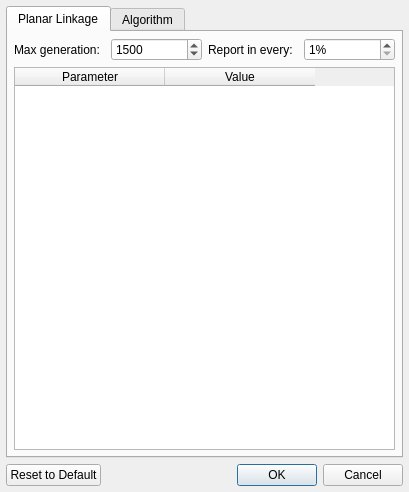
<?xml version="1.0" encoding="UTF-8"?>
<ui version="4.0">
 <class>Dialog</class>
 <widget class="QDialog" name="Dialog">
  <property name="geometry">
   <rect>
    <x>0</x>
    <y>0</y>
    <width>409</width>
    <height>492</height>
   </rect>
  </property>
  <property name="minimumSize">
   <size>
    <width>409</width>
    <height>492</height>
   </size>
  </property>
  <property name="maximumSize">
   <size>
    <width>409</width>
    <height>492</height>
   </size>
  </property>
  <property name="windowTitle">
   <string>Options</string>
  </property>
  <property name="windowIcon">
   <iconset resource="../../../icons.qrc">
    <normaloff>:/icons/bezier.png</normaloff>:/icons/bezier.png</iconset>
  </property>
  <property name="modal">
   <bool>true</bool>
  </property>
  <layout class="QVBoxLayout" name="verticalLayout">
   <property name="leftMargin">
    <number>6</number>
   </property>
   <property name="topMargin">
    <number>6</number>
   </property>
   <property name="rightMargin">
    <number>6</number>
   </property>
   <property name="bottomMargin">
    <number>6</number>
   </property>
   <item>
    <widget class="QTabWidget" name="tabWidget">
     <property name="currentIndex">
      <number>0</number>
     </property>
     <widget class="QWidget" name="planarlinkage">
      <attribute name="title">
       <string>Planar Linkage</string>
      </attribute>
      <layout class="QVBoxLayout" name="verticalLayout_2">
       <property name="leftMargin">
        <number>6</number>
       </property>
       <property name="topMargin">
        <number>6</number>
       </property>
       <property name="rightMargin">
        <number>6</number>
       </property>
       <property name="bottomMargin">
        <number>6</number>
       </property>
       <item>
        <layout class="QHBoxLayout" name="horizontalLayout_2">
         <item>
          <widget class="QLabel" name="label_16">
           <property name="text">
            <string>Max generation: </string>
           </property>
          </widget>
         </item>
         <item>
          <widget class="QSpinBox" name="maxGen">
           <property name="minimum">
            <number>1000</number>
           </property>
           <property name="maximum">
            <number>10000</number>
           </property>
           <property name="singleStep">
            <number>100</number>
           </property>
           <property name="value">
            <number>1500</number>
           </property>
          </widget>
         </item>
         <item>
          <widget class="QLabel" name="label_17">
           <property name="text">
            <string>Report in every: </string>
           </property>
          </widget>
         </item>
         <item>
          <widget class="QSpinBox" name="report">
           <property name="suffix">
            <string>%</string>
           </property>
           <property name="minimum">
            <number>1</number>
           </property>
           <property name="maximum">
            <number>10</number>
           </property>
           <property name="value">
            <number>1</number>
           </property>
          </widget>
         </item>
        </layout>
       </item>
       <item>
        <widget class="QTableWidget" name="PLTable">
         <attribute name="horizontalHeaderDefaultSectionSize">
          <number>150</number>
         </attribute>
         <attribute name="horizontalHeaderMinimumSectionSize">
          <number>150</number>
         </attribute>
         <column>
          <property name="text">
           <string>Parameter</string>
          </property>
         </column>
         <column>
          <property name="text">
           <string>Value</string>
          </property>
         </column>
        </widget>
       </item>
      </layout>
     </widget>
     <widget class="QWidget" name="algorithm">
      <attribute name="title">
       <string>Algorithm</string>
      </attribute>
      <layout class="QVBoxLayout" name="verticalLayout_3">
       <property name="leftMargin">
        <number>6</number>
       </property>
       <property name="topMargin">
        <number>6</number>
       </property>
       <property name="rightMargin">
        <number>6</number>
       </property>
       <property name="bottomMargin">
        <number>6</number>
       </property>
       <item>
        <layout class="QHBoxLayout" name="horizontalLayout_3">
         <item>
          <widget class="QLabel" name="label">
           <property name="text">
            <string>First generation population size: </string>
           </property>
          </widget>
         </item>
         <item>
          <widget class="QSpinBox" name="popSize">
           <property name="minimum">
            <number>10</number>
           </property>
           <property name="maximum">
            <number>10000</number>
           </property>
           <property name="singleStep">
            <number>10</number>
           </property>
           <property name="value">
            <number>500</number>
           </property>
          </widget>
         </item>
        </layout>
       </item>
       <item>
        <widget class="QTableWidget" name="APTable">
         <attribute name="horizontalHeaderDefaultSectionSize">
          <number>150</number>
         </attribute>
         <attribute name="horizontalHeaderMinimumSectionSize">
          <number>150</number>
         </attribute>
         <column>
          <property name="text">
           <string>Parameter</string>
          </property>
         </column>
         <column>
          <property name="text">
           <string>Value</string>
          </property>
         </column>
        </widget>
       </item>
      </layout>
     </widget>
    </widget>
   </item>
   <item>
    <layout class="QHBoxLayout" name="horizontalLayout">
     <item>
      <widget class="QPushButton" name="setDefault">
       <property name="text">
        <string>Reset to Default</string>
       </property>
      </widget>
     </item>
     <item>
      <spacer name="horizontalSpacer">
       <property name="orientation">
        <enum>Qt::Horizontal</enum>
       </property>
       <property name="sizeHint" stdset="0">
        <size>
         <width>40</width>
         <height>20</height>
        </size>
       </property>
      </spacer>
     </item>
     <item>
      <widget class="QDialogButtonBox" name="buttonBox">
       <property name="orientation">
        <enum>Qt::Horizontal</enum>
       </property>
       <property name="standardButtons">
        <set>QDialogButtonBox::Cancel|QDialogButtonBox::Ok</set>
       </property>
      </widget>
     </item>
    </layout>
   </item>
  </layout>
 </widget>
 <resources>
  <include location="../../../icons.qrc"/>
 </resources>
 <connections>
  <connection>
   <sender>buttonBox</sender>
   <signal>accepted()</signal>
   <receiver>Dialog</receiver>
   <slot>accept()</slot>
   <hints>
    <hint type="sourcelabel">
     <x>248</x>
     <y>254</y>
    </hint>
    <hint type="destinationlabel">
     <x>157</x>
     <y>274</y>
    </hint>
   </hints>
  </connection>
  <connection>
   <sender>buttonBox</sender>
   <signal>rejected()</signal>
   <receiver>Dialog</receiver>
   <slot>reject()</slot>
   <hints>
    <hint type="sourcelabel">
     <x>316</x>
     <y>260</y>
    </hint>
    <hint type="destinationlabel">
     <x>286</x>
     <y>274</y>
    </hint>
   </hints>
  </connection>
 </connections>
</ui>
